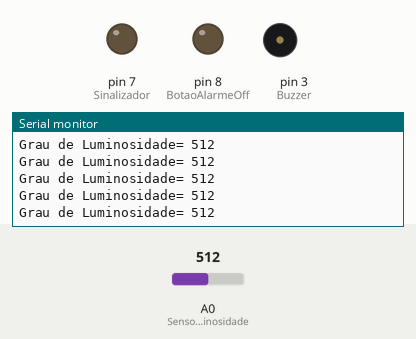
Simulated run of this sketch. Board: Arduino Uno, built with avr-gcc and run on an emulated ATmega328P. Shown: output pins drawn as LEDs (lit = HIGH), buzzer (waves = sounding, pin HIGH), the last lines printed to the serial monitor. Inputs (shaded band) come from the test bench; at power-on: A0 (SensorLuminosidade) = 512.

Above: at 1.2 s.
1.3 s: A0 (SensorLuminosidade) set to 106
At 1.33 s:
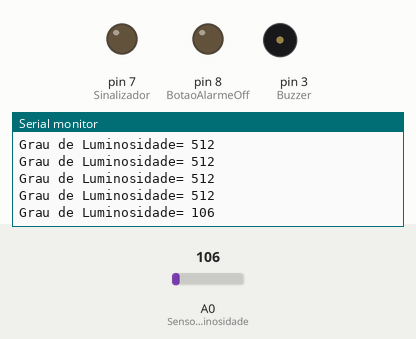
4.3 s: A0 (SensorLuminosidade) set to 92
At 4.3 s:
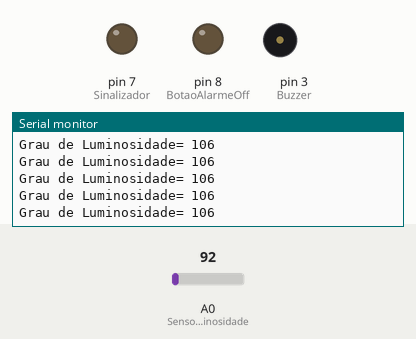
Timing chart, 0 to 7.3 s (numbered marks = the images above; inputs shaded):
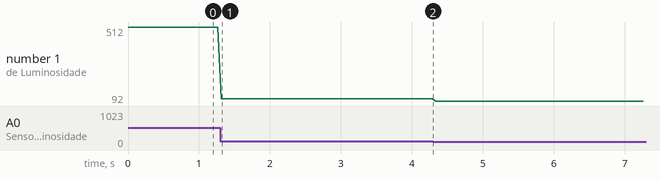

The sketch:

Ler_grau_de_luminosidade.ino
```cpp
const int Buzzer= 3;
const int SensorLuminosidade= 0;
const int BotaoAlarmeOff= 8;
const int Sinalizador= 7;
int Luminosidade= 0;
int EstadoBotao= 0;


void setup(){
  pinMode(SensorLuminosidade, OUTPUT);
  pinMode(Buzzer, OUTPUT);
  pinMode(BotaoAlarmeOff, OUTPUT);
  pinMode(Sinalizador, OUTPUT);
  Serial.begin(9600);
  digitalWrite(Sinalizador, LOW);

}

void loop(){
  Luminosidade = analogRead(SensorLuminosidade);
  Serial.print("Grau de Luminosidade= ");
  Serial.println(Luminosidade);
  delay(50);
}
```

Measured:
- after the input at 1.3 s, the serial monitor: prints a new line at once (image 1)
- plotted number 1: 512 → 106 after the input at 1.3 s, 106 → 92 after the input at 4.3 s
